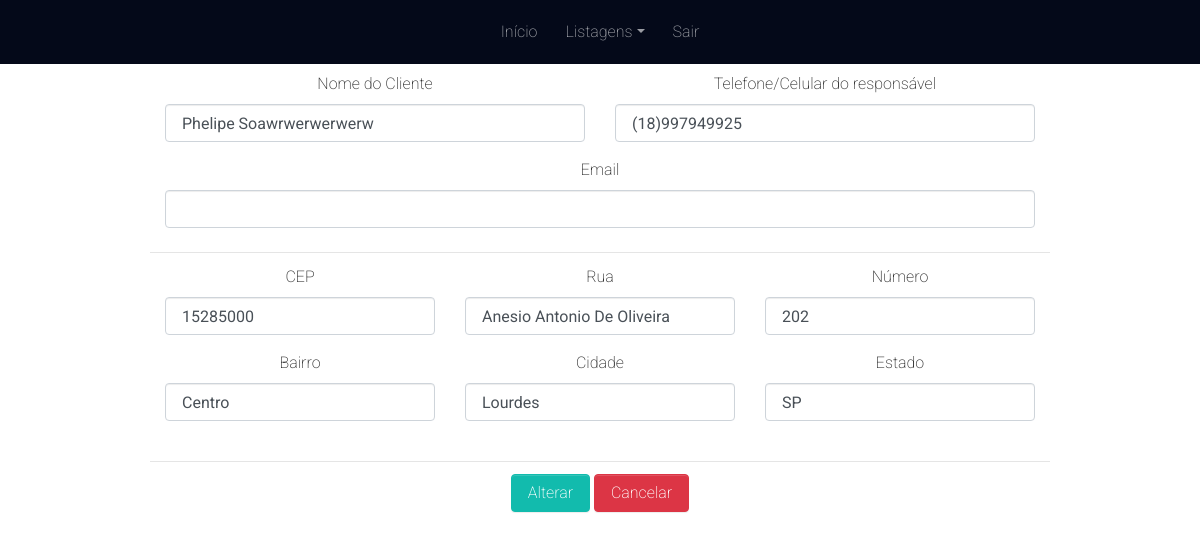
Screenshot of /adm/clientealterar.php?codcliente=1 (signed in) with the database file from the repository.
### tables this page shows
CREATE TABLE IF NOT EXISTS `cliente` (
  `Id_Cliente` int NOT NULL AUTO_INCREMENT,
  `Nome_cliente` varchar(100) NOT NULL,
  `Telefone_cliente` varchar(100) NOT NULL,
  `Email_cliente` varchar(100) NOT NULL,
  `Cep_cliente` varchar(8) NOT NULL,
  `Rua_cliente` varchar(100) NOT NULL,
  `Numero_cliente` varchar(100) NOT NULL,
  `Bairro_cliente` varchar(100) NOT NULL,
  `Cidade_cliente` varchar(100) NOT NULL,
  `Estado_cliente` varchar(2) NOT NULL,
  PRIMARY KEY (`Id_Cliente`)
);

### adm/clientealterar.php (the view, shortened to what this page needs)
<!DOCTYPE html>
<html>
    <head>
        <link rel="stylesheet" href="../oficina.css" />
        <link rel="stylesheet" href="https://cdnjs.cloudflare.com/ajax/libs/font-awesome/4.7.0/css/font-awesome.min.css" type="text/css" />
    </head>
    <body class="text-center">
        <?php
          require("../conexao/conexao.php");
          $Id_Cliente = $_GET['codcliente'];
          $comandoSQL = "SELECT * FROM cliente WHERE Id_Cliente  = ".$Id_Cliente;
          $sqlCodigo = mysqli_query($con, $comandoSQL);
          $dadoscliente = mysqli_fetch_assoc($sqlCodigo);
         ?>
        <nav class="navbar navbar-expand-md fixed-top bg-dark navbar-dark">
            <div class="container">
                <div class="collapse navbar-collapse justify-content-center" id="navbar2SupportedContent">
                    <ul class="navbar-nav">
                        <li class="nav-item">
                            <a class="nav-link" href="index.php">Início</a>
                        </li>
                        <li class="nav-item dropdown mx-2">
                            <a class="nav-link dropdown-toggle" href="#" id="navbarDropdownMenuLink" data-toggle="dropdown" aria-haspopup="true" aria-expanded="false">Listagens</a>
                        </li>
                        <li class="nav-item">
                            <a class="nav-link" href="sair.php">Sair</a>
                        </li>
                    </ul>
                </div>
            </div>
        </nav>
        <div class="py-5">
            <div class="container">
                <div class="row">
                    <div class="col-lg-12">
                    <form method="POST" action="altcliente.php">
                            <div class="row">
                                <div class="col-md-6">
                                    <div class="form-group">
                                        <label>Nome do Cliente</label>
                                        <input type="text" name="nome" class="form-control" required="" value="<?php echo "$dadoscliente[Nome_cliente]"; ?>" />
                                    </div>
                                </div>
                                    <div class="col-md-6">
                                        <div class="form-group">
                                            <label>Telefone/Celular do responsável</label>
                                            <input type="Text" name="telefone" class="form-control" required="" value="<?php echo "$dadoscliente[Telefone_cliente]"; ?>" />
                                        </div>
                                    </div>
                            </div>
                     <div class="col-md-12">
                                    <div class="form-group">
                                        <label>Email</label>
                                        <input type="text" name="Email" class="form-control" required="" value="<?php echo "$dadoscliente[Email_cliente]"; ?>" />
                                    </div>
                                </div>
                     <hr class="mb-2" />
                        <div class="row">
                                <div class="col-md-4">
                                    <div class="form-group">
                                        <label>CEP</label>
                                        <input class="form-control" name="cep"  type="text"  required="" value="<?php echo "$dadoscliente[Cep_cliente]"; ?>"  />
                                    </div>
                                </div>
                        <div class="col-md-4">
                            <div class="form-group">
                                <label>Rua</label>
                                <input class="form-control" name="rua"  type="text"  required="" value="<?php echo "$dadoscliente[Rua_cliente]"; ?>"  />
                            </div>
                        </div>
                        <div class="col-md-4">
                            <div class="form-group">
                                <label>Número</label>
                                <input class="form-control" name="numero"  type="text"  required="" value="<?php echo "$dadoscliente[Numero_cliente]"; ?>"  />
                            </div>
                        </div>
                    </div>
                    <div class="row">
                        <div class="col-md-4">
                            <div class="form-group">
                                <label>Bairro</label>
                                <input class="form-control" name="bairro"  type="text"  required="" value="<?php echo "$dadoscliente[Bairro_cliente]"; ?>"  />
                            </div>
                        </div>
                        <div class="col-md-4">
                            <div class="form-group">
                                <label>Cidade</label>
                                <input class="form-control" name="cidade"  type="text"  required="" value="<?php echo "$dadoscliente[Cidade_cliente]"; ?>"  />
                            </div>
                        </div>
                        <div class="col-md-4">
                            <div class="form-group">
                                <label>Estado</label>
                                <input class="form-control" name="estado"  type="text"  required="" value="<?php echo "$dadoscliente[Estado_cliente]"; ?>"  />
                            </div>
                        </div>
                    </div>
                    <hr class="mb-2" />
                            <button type="submit" class="btn btn-primary">Alterar</button>
                            <button type="button" class="btn btn-danger" onclick="javascript:window.history.go(-1)">Cancelar</button>
                        </form>
                    </div>
                </div>
            </div>
        </div>
    </body>
</html>

### rows the page displays
cliente: nome "Phelipe Soawrwerwerwerw", telefone "(18)997949925", cep "15285000", rua "Anesio Antonio De Oliveira", numero "202", bairro "Centro", cidade "Lourdes", estado "SP"
